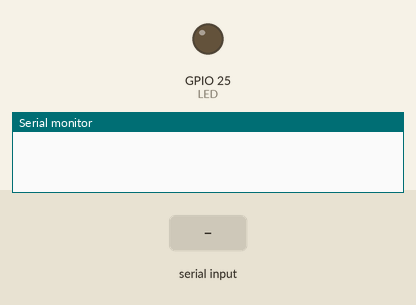
Recording of a sketch running on a simulated ESP32. On the bench: output pins drawn as LEDs (lit = HIGH), the last lines printed to the serial monitor. The inputs (shaded band) are chosen by the test bench.

Above: at 1.2 s.
1.3 s: "ON\n" received over Serial
At 2.5 s:
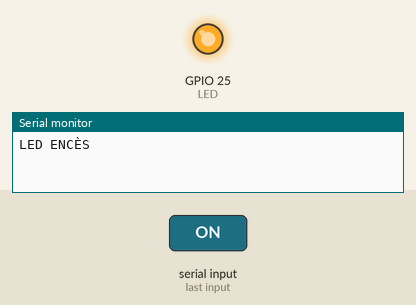
2.8 s: "OFF\n" received over Serial
At 3.6 s:
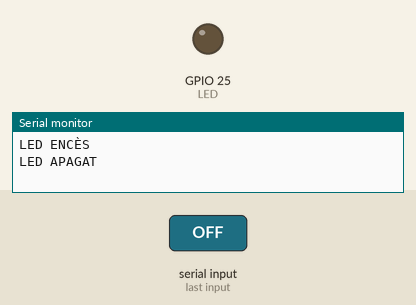
Timing chart, 0 to 5.8 s (numbered marks = the images above; inputs shaded):
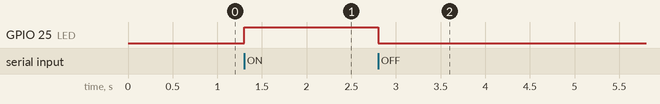

The sketch:

main.ino
```cpp
const int LED = 25;

void setup() {
  Serial.begin(115200);
  pinMode(LED, OUTPUT);
}

void loop() {
  if (Serial.available()) {
    String linia = Serial.readStringUntil('\n');
    linia.trim();

    if (linia == "ON") {				//Si el monitor mostra ON engega el LED
      digitalWrite(LED, HIGH);
      Serial.println("LED ENCÈS");
    }
    else if (linia == "OFF") {			//Si el monitor mostra OFF apaga el LED
      digitalWrite(LED, LOW);
      Serial.println("LED APAGAT");
    }
    else {
      Serial.println("Ordre desconeguda"); 	//Si la ordre en el monitor no es ON o OFF mostra el text indicat
    }
  }
}
```

Measured:
- after the input at 1.3 s, GPIO 25 (LED): LOW → HIGH at once
- after the input at 2.8 s, GPIO 25 (LED): HIGH → LOW at once
